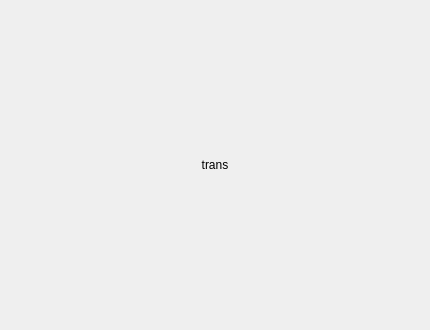
<?xml version="1.0" encoding="UTF-8"?>
<ui version="4.0">
 <class>trans</class>
 <widget class="QDialog" name="trans">
  <property name="geometry">
   <rect>
    <x>0</x>
    <y>0</y>
    <width>430</width>
    <height>330</height>
   </rect>
  </property>
  <property name="windowTitle">
   <string>登录中</string>
  </property>
  <widget class="QLabel" name="label">
   <property name="geometry">
    <rect>
     <x>0</x>
     <y>0</y>
     <width>430</width>
     <height>330</height>
    </rect>
   </property>
   <property name="text">
    <string>trans</string>
   </property>
   <property name="alignment">
    <set>Qt::AlignCenter</set>
   </property>
  </widget>
 </widget>
 <resources/>
 <connections/>
</ui>
